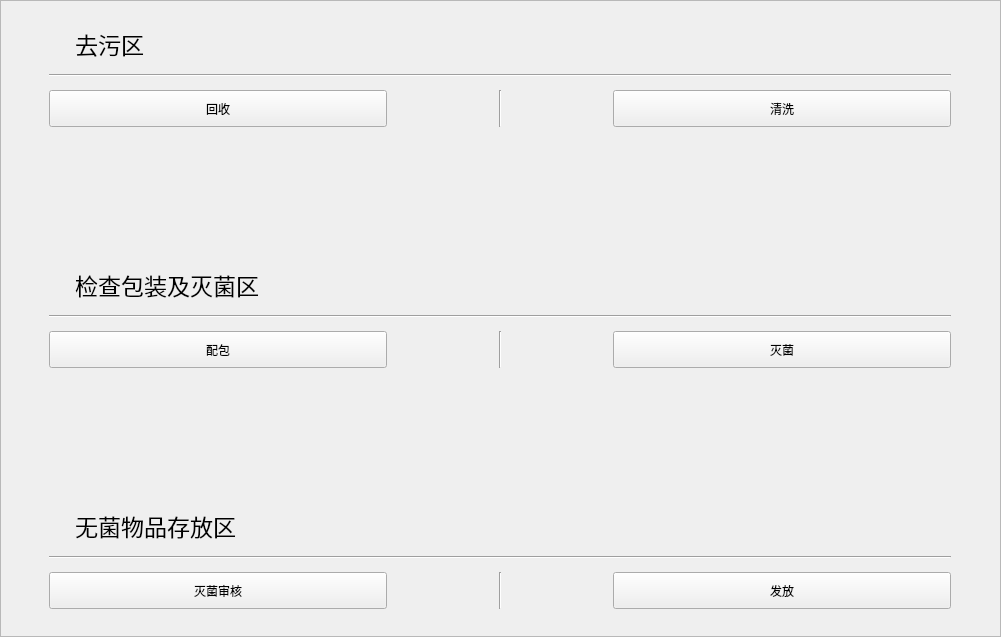
<?xml version="1.0" encoding="UTF-8"?>
<ui version="4.0">
 <class>DailyHome</class>
 <widget class="QScrollArea" name="DailyHome">
  <property name="geometry">
   <rect>
    <x>0</x>
    <y>0</y>
    <width>1001</width>
    <height>637</height>
   </rect>
  </property>
  <property name="windowTitle">
   <string>ScrollArea</string>
  </property>
  <property name="styleSheet">
   <string notr="true">
QLabel{
	font:23px;
}
/*
QFrame[frameShape=&quot;4&quot;][frameShadow=&quot;48&quot;]
{
    border: none;
	background: #dddddd;
	max-height: 1;
}
QFrame[frameShape=&quot;5&quot;][frameShadow=&quot;48&quot;]
{
    border: none;
    background: #dddddd;
	max-width: 1;
}

QAbstractButton {
background-color: white;
 border-style: solid;
 border-width:1px;
 border-radius:45px;
 border-color: lightgray;
 max-width:90px;
 max-height:90px;
 min-width:90px;
 min-height:90px;
}*/



QAbstractButton
{
    min-width: 330px;
	min-height: 30px;
}
</string>
  </property>
  <property name="alignment">
   <set>Qt::AlignCenter</set>
  </property>
  <widget class="QWidget" name="scrollAreaWidgetContents">
   <property name="geometry">
    <rect>
     <x>39</x>
     <y>17</y>
     <width>920</width>
     <height>600</height>
    </rect>
   </property>
   <layout class="QVBoxLayout" name="verticalLayout">
    <property name="spacing">
     <number>13</number>
    </property>
    <item>
     <layout class="QHBoxLayout" name="horizontalLayout1">
      <item>
       <widget class="QLabel" name="iconLabel1">
        <property name="text">
         <string/>
        </property>
        <property name="pixmap">
         <pixmap resource="itrac.qrc">:/res/wash-40.png</pixmap>
        </property>
       </widget>
      </item>
      <item>
       <widget class="QLabel" name="label1">
        <property name="text">
         <string>去污区</string>
        </property>
       </widget>
      </item>
      <item>
       <spacer name="horizontalSpacer1">
        <property name="orientation">
         <enum>Qt::Horizontal</enum>
        </property>
        <property name="sizeHint" stdset="0">
         <size>
          <width>40</width>
          <height>20</height>
         </size>
        </property>
       </spacer>
      </item>
     </layout>
    </item>
    <item>
     <widget class="Line" name="line1">
      <property name="orientation">
       <enum>Qt::Horizontal</enum>
      </property>
     </widget>
    </item>
    <item>
     <layout class="QHBoxLayout" name="horizontalLayout2">
      <item>
       <widget class="QToolButton" name="recycleButton">
        <property name="cursor">
         <cursorShape>PointingHandCursor</cursorShape>
        </property>
        <property name="text">
         <string>回收</string>
        </property>
        <property name="icon">
         <iconset resource="itrac.qrc">
          <normaloff>:/res/910001.png</normaloff>:/res/910001.png</iconset>
        </property>
        <property name="iconSize">
         <size>
          <width>220</width>
          <height>50</height>
         </size>
        </property>
        <property name="toolButtonStyle">
         <enum>Qt::ToolButtonTextBesideIcon</enum>
        </property>
       </widget>
      </item>
      <item>
       <spacer name="horizontalSpacer2">
        <property name="orientation">
         <enum>Qt::Horizontal</enum>
        </property>
        <property name="sizeHint" stdset="0">
         <size>
          <width>40</width>
          <height>20</height>
         </size>
        </property>
       </spacer>
      </item>
      <item>
       <widget class="Line" name="line4">
        <property name="orientation">
         <enum>Qt::Vertical</enum>
        </property>
       </widget>
      </item>
      <item>
       <spacer name="horizontalSpacer3">
        <property name="orientation">
         <enum>Qt::Horizontal</enum>
        </property>
        <property name="sizeHint" stdset="0">
         <size>
          <width>40</width>
          <height>20</height>
         </size>
        </property>
       </spacer>
      </item>
      <item>
       <widget class="QToolButton" name="washButton">
        <property name="cursor">
         <cursorShape>PointingHandCursor</cursorShape>
        </property>
        <property name="text">
         <string>清洗</string>
        </property>
        <property name="icon">
         <iconset resource="itrac.qrc">
          <normaloff>:/res/910006.png</normaloff>:/res/910006.png</iconset>
        </property>
        <property name="iconSize">
         <size>
          <width>220</width>
          <height>50</height>
         </size>
        </property>
        <property name="toolButtonStyle">
         <enum>Qt::ToolButtonTextBesideIcon</enum>
        </property>
       </widget>
      </item>
     </layout>
    </item>
    <item>
     <spacer name="verticalSpacer1">
      <property name="orientation">
       <enum>Qt::Vertical</enum>
      </property>
      <property name="sizeHint" stdset="0">
       <size>
        <width>20</width>
        <height>40</height>
       </size>
      </property>
     </spacer>
    </item>
    <item>
     <layout class="QHBoxLayout" name="horizontalLayout3">
      <item>
       <widget class="QLabel" name="iconLabel2">
        <property name="text">
         <string/>
        </property>
        <property name="pixmap">
         <pixmap resource="itrac.qrc">:/res/pack-40.png</pixmap>
        </property>
       </widget>
      </item>
      <item>
       <widget class="QLabel" name="label2">
        <property name="text">
         <string>检查包装及灭菌区</string>
        </property>
       </widget>
      </item>
      <item>
       <spacer name="horizontalSpacer4">
        <property name="orientation">
         <enum>Qt::Horizontal</enum>
        </property>
        <property name="sizeHint" stdset="0">
         <size>
          <width>40</width>
          <height>20</height>
         </size>
        </property>
       </spacer>
      </item>
     </layout>
    </item>
    <item>
     <widget class="Line" name="line2">
      <property name="orientation">
       <enum>Qt::Horizontal</enum>
      </property>
     </widget>
    </item>
    <item>
     <layout class="QHBoxLayout" name="horizontalLayout4">
      <item>
       <widget class="QToolButton" name="washCheckButton">
        <property name="cursor">
         <cursorShape>PointingHandCursor</cursorShape>
        </property>
        <property name="text">
         <string>配包</string>
        </property>
        <property name="icon">
         <iconset resource="itrac.qrc">
          <normaloff>:/res/910003.png</normaloff>:/res/910003.png</iconset>
        </property>
        <property name="iconSize">
         <size>
          <width>220</width>
          <height>50</height>
         </size>
        </property>
        <property name="toolButtonStyle">
         <enum>Qt::ToolButtonTextBesideIcon</enum>
        </property>
       </widget>
      </item>
      <item>
       <spacer name="horizontalSpacer5">
        <property name="orientation">
         <enum>Qt::Horizontal</enum>
        </property>
        <property name="sizeHint" stdset="0">
         <size>
          <width>87</width>
          <height>17</height>
         </size>
        </property>
       </spacer>
      </item>
      <item>
       <widget class="Line" name="line5">
        <property name="orientation">
         <enum>Qt::Vertical</enum>
        </property>
       </widget>
      </item>
      <item>
       <spacer name="horizontalSpacer6">
        <property name="orientation">
         <enum>Qt::Horizontal</enum>
        </property>
        <property name="sizeHint" stdset="0">
         <size>
          <width>87</width>
          <height>17</height>
         </size>
        </property>
       </spacer>
      </item>
      <item>
       <widget class="QToolButton" name="sterileButton">
        <property name="cursor">
         <cursorShape>PointingHandCursor</cursorShape>
        </property>
        <property name="text">
         <string>灭菌</string>
        </property>
        <property name="icon">
         <iconset resource="itrac.qrc">
          <normaloff>:/res/910004.png</normaloff>:/res/910004.png</iconset>
        </property>
        <property name="iconSize">
         <size>
          <width>220</width>
          <height>50</height>
         </size>
        </property>
        <property name="toolButtonStyle">
         <enum>Qt::ToolButtonTextBesideIcon</enum>
        </property>
       </widget>
      </item>
     </layout>
    </item>
    <item>
     <spacer name="verticalSpacer2">
      <property name="orientation">
       <enum>Qt::Vertical</enum>
      </property>
      <property name="sizeHint" stdset="0">
       <size>
        <width>20</width>
        <height>40</height>
       </size>
      </property>
     </spacer>
    </item>
    <item>
     <layout class="QHBoxLayout" name="horizontalLayout5">
      <item>
       <widget class="QLabel" name="iconLabel3">
        <property name="text">
         <string/>
        </property>
        <property name="pixmap">
         <pixmap resource="itrac.qrc">:/res/storage-40.png</pixmap>
        </property>
       </widget>
      </item>
      <item>
       <widget class="QLabel" name="label3">
        <property name="text">
         <string>无菌物品存放区</string>
        </property>
       </widget>
      </item>
      <item>
       <spacer name="horizontalSpacer7">
        <property name="orientation">
         <enum>Qt::Horizontal</enum>
        </property>
        <property name="sizeHint" stdset="0">
         <size>
          <width>40</width>
          <height>20</height>
         </size>
        </property>
       </spacer>
      </item>
     </layout>
    </item>
    <item>
     <widget class="Line" name="line3">
      <property name="orientation">
       <enum>Qt::Horizontal</enum>
      </property>
     </widget>
    </item>
    <item>
     <layout class="QHBoxLayout" name="horizontalLayout6">
      <item>
       <widget class="QToolButton" name="sterileCheckButton">
        <property name="cursor">
         <cursorShape>PointingHandCursor</cursorShape>
        </property>
        <property name="text">
         <string>灭菌审核</string>
        </property>
        <property name="icon">
         <iconset resource="itrac.qrc">
          <normaloff>:/res/910005.png</normaloff>:/res/910005.png</iconset>
        </property>
        <property name="iconSize">
         <size>
          <width>220</width>
          <height>50</height>
         </size>
        </property>
        <property name="toolButtonStyle">
         <enum>Qt::ToolButtonTextBesideIcon</enum>
        </property>
       </widget>
      </item>
      <item>
       <spacer name="horizontalSpacer8">
        <property name="orientation">
         <enum>Qt::Horizontal</enum>
        </property>
        <property name="sizeHint" stdset="0">
         <size>
          <width>87</width>
          <height>17</height>
         </size>
        </property>
       </spacer>
      </item>
      <item>
       <widget class="Line" name="line6">
        <property name="orientation">
         <enum>Qt::Vertical</enum>
        </property>
       </widget>
      </item>
      <item>
       <spacer name="horizontalSpacer9">
        <property name="orientation">
         <enum>Qt::Horizontal</enum>
        </property>
        <property name="sizeHint" stdset="0">
         <size>
          <width>87</width>
          <height>17</height>
         </size>
        </property>
       </spacer>
      </item>
      <item>
       <widget class="QToolButton" name="dispatchButton">
        <property name="cursor">
         <cursorShape>PointingHandCursor</cursorShape>
        </property>
        <property name="text">
         <string>发放</string>
        </property>
        <property name="icon">
         <iconset resource="itrac.qrc">
          <normaloff>:/res/910006.png</normaloff>:/res/910006.png</iconset>
        </property>
        <property name="iconSize">
         <size>
          <width>220</width>
          <height>50</height>
         </size>
        </property>
        <property name="toolButtonStyle">
         <enum>Qt::ToolButtonTextBesideIcon</enum>
        </property>
       </widget>
      </item>
     </layout>
    </item>
   </layout>
  </widget>
 </widget>
 <resources>
  <include location="itrac.qrc"/>
 </resources>
 <connections/>
</ui>
